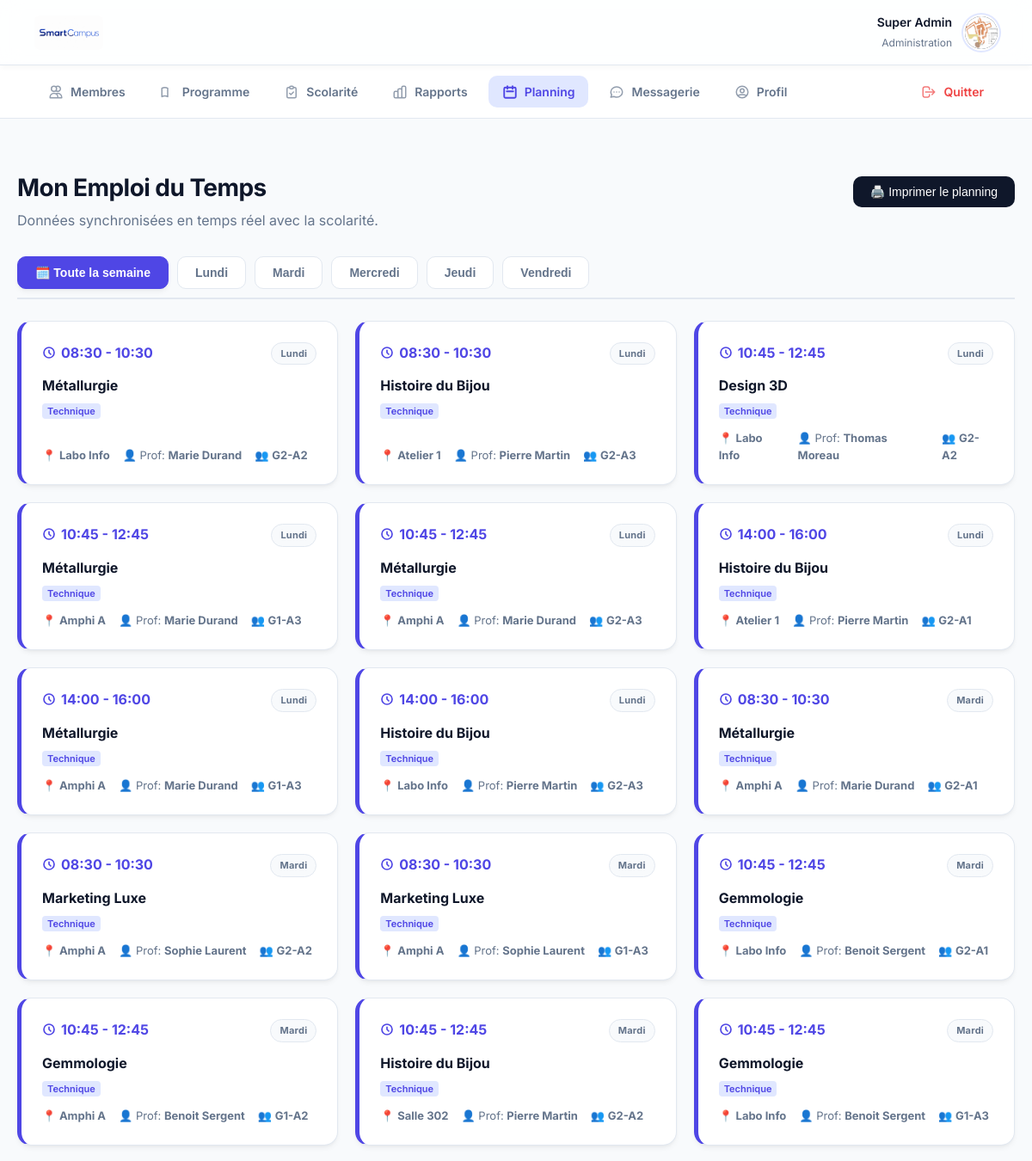
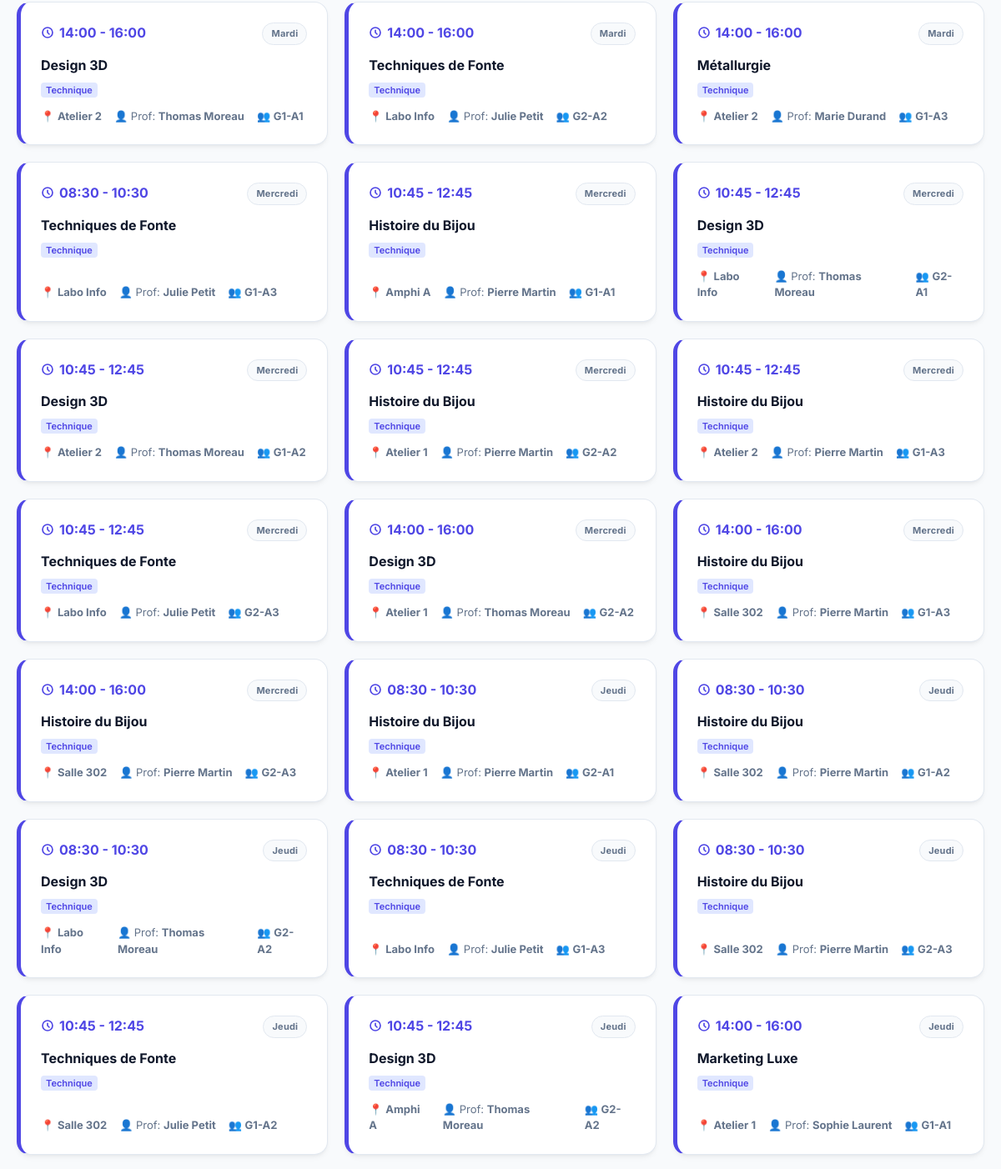
/planning.php (signed in, upper part), run on an earlier commit of the app's database (2 pictures, top to bottom).
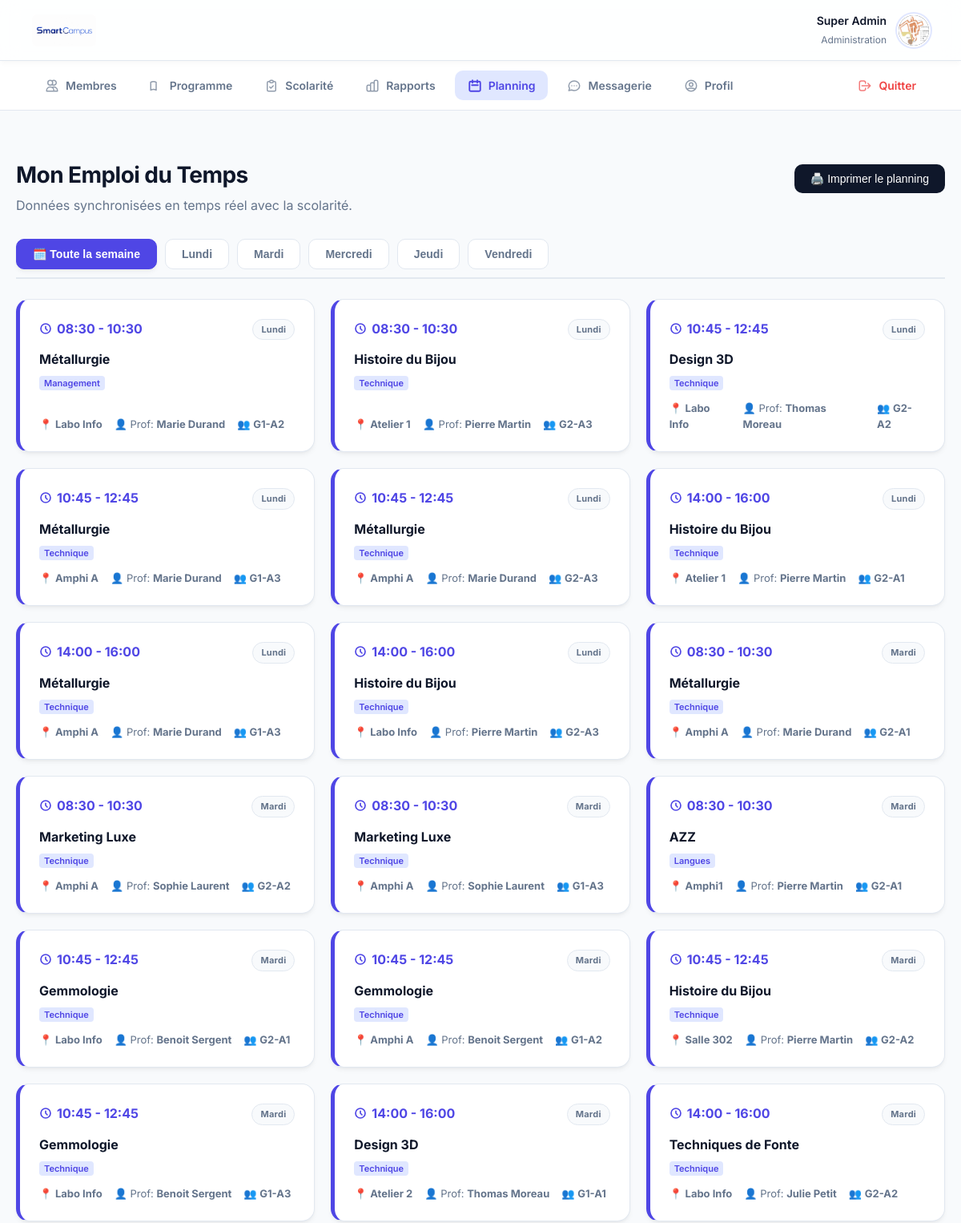
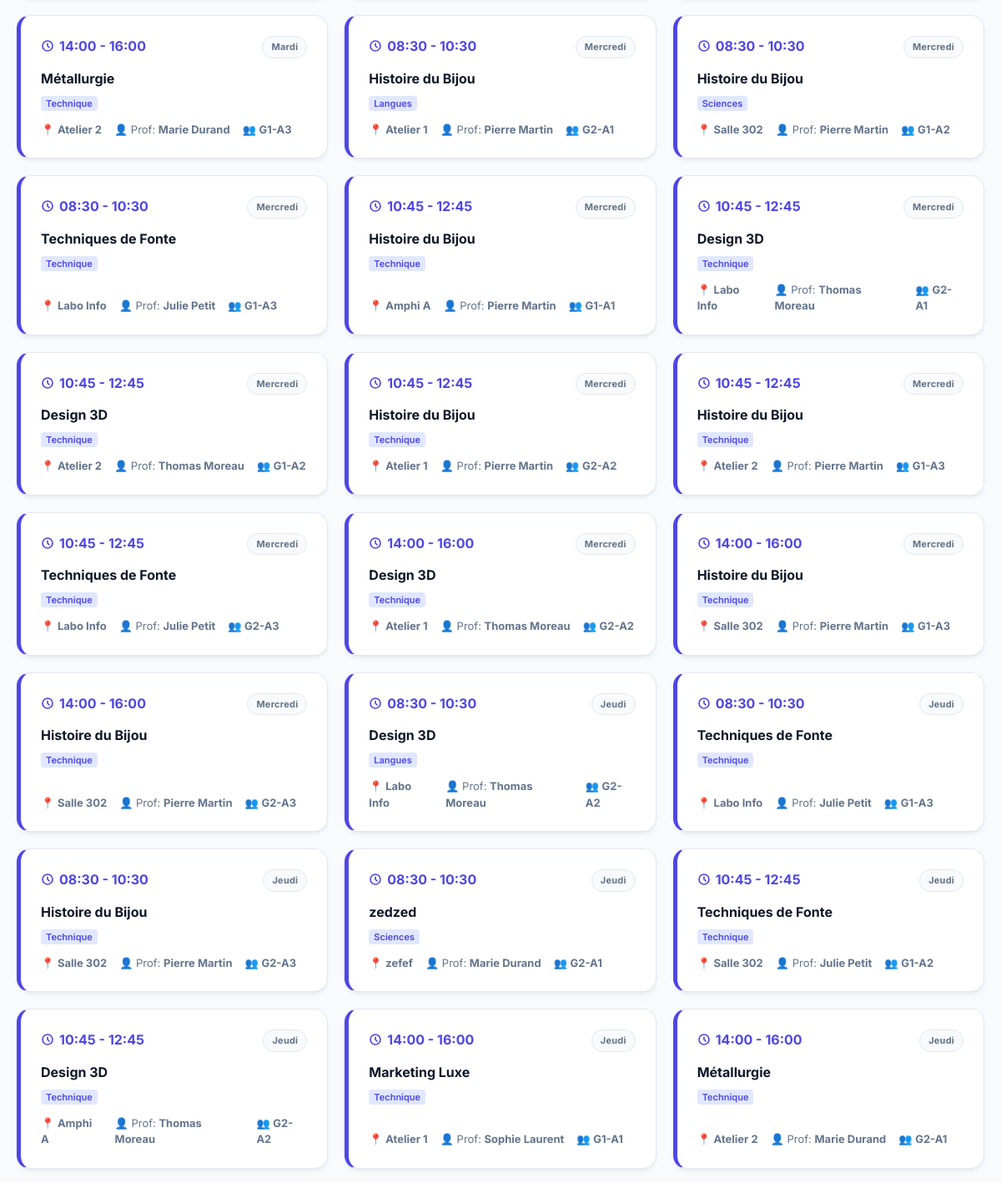
And on a later commit of the database (2 pictures, top to bottom).
### tables this page shows
CREATE TABLE cours (
        id INTEGER PRIMARY KEY AUTOINCREMENT,
        titre TEXT NOT NULL,
        categorie TEXT NOT NULL,
        description TEXT,
        groupe_id INTEGER,
        professeur_id INTEGER, jour VARCHAR(20) DEFAULT 'Lundi', heure_debut VARCHAR(10) DEFAULT '08:30', heure_fin VARCHAR(10) DEFAULT '10:30', salle VARCHAR(50) DEFAULT 'Non assignée',
        FOREIGN KEY(groupe_id) REFERENCES groupes(id) ON DELETE CASCADE,
        FOREIGN KEY(professeur_id) REFERENCES utilisateurs(id) ON DELETE SET NULL
    );

CREATE TABLE utilisateurs (
        id INTEGER PRIMARY KEY AUTOINCREMENT,
        prenom TEXT NOT NULL,
        nom TEXT NOT NULL,
        email TEXT UNIQUE NOT NULL,
        role TEXT CHECK(role IN ('etudiant', 'professeur', 'administrateur')) NOT NULL,
        mot_de_passe_hash TEXT NOT NULL,
        statut_compte TEXT DEFAULT 'actif',
        groupe_id INTEGER,
        FOREIGN KEY(groupe_id) REFERENCES groupes(id) ON DELETE SET NULL
    );

CREATE TABLE groupes (
        id INTEGER PRIMARY KEY AUTOINCREMENT,
        nom TEXT NOT NULL UNIQUE
    );

### menu.php (called while the page is built, shortened)
<?php
$mon_role = $_SESSION['role'];
?>

### planning.php (the view, shortened to what the changed rows need)
<?php
require_once 'db.php';
$mon_id = $_SESSION['utilisateur_id'];
$mon_role = $_SESSION['role'];
$order_sql = "
    ORDER BY
    CASE c.jour
        WHEN 'Lundi' THEN 1
        WHEN 'Mardi' THEN 2
        WHEN 'Mercredi' THEN 3
        WHEN 'Jeudi' THEN 4
        WHEN 'Vendredi' THEN 5
        ELSE 6
    END,
    c.heure_debut ASC
";
if ($mon_role === 'etudiant') {
    $stmt_plan = $db->prepare("
        SELECT c.*, u.nom as prof_nom, u.prenom as prof_prenom, g.nom as classe_nom
        FROM cours c
        LEFT JOIN utilisateurs u ON c.professeur_id = u.id
        JOIN groupes g ON c.groupe_id = g.id
        WHERE c.groupe_id = (SELECT groupe_id FROM utilisateurs WHERE id = ?)
        " . $order_sql . "
    ");
    $stmt_plan->execute([$mon_id]);
} else {
    $stmt_plan = $db->prepare("
        SELECT c.*, u.nom as prof_nom, u.prenom as prof_prenom, g.nom as classe_nom
        FROM cours c
        LEFT JOIN utilisateurs u ON c.professeur_id = u.id
        JOIN groupes g ON c.groupe_id = g.id
        " . $order_sql . "
    ");
    $stmt_plan->execute();
}
$tous_les_cours = $stmt_plan->fetchAll(PDO::FETCH_ASSOC);
?>
<!DOCTYPE html>
<html lang="fr">
<head>
    <link rel="stylesheet" href="style.css">
</head>
<body>
    <?php include 'menu.php'; ?>
    <div class="container">
        <div style="display:flex; justify-content:space-between; align-items:center; margin-bottom:30px;">
            <div>
                <h1>Mon Emploi du Temps</h1>
            </div>
        </div>
        <?php if (empty($tous_les_cours)): ?>
            <div class="card" style="text-align:center; padding:40px; color:var(--text-muted);">
                Aucun cours programmé dans votre calendrier actuellement.
            </div>
        <?php else: ?>
            <div class="planning-grid" id="planningGrid">
                <?php foreach($tous_les_cours as $c): ?>
                    <div class="card agenda-card" data-jour="<?= htmlspecialchars($c['jour'] ?? 'Lundi') ?>">
                        <div>
                            <div style="display:flex; justify-content:space-between; align-items:start;">
                                <div class="agenda-time">
                                    <svg xmlns="http://www.w3.org/2000/svg" width="16" height="16" fill="none" viewBox="0 0 24 24" stroke="currentColor" stroke-width="2.5">
                                        <path stroke-linecap="round" stroke-linejoin="round" d="M12 8v4l3 3m6-3a9 9 0 11-18 0 9 9 0 0118 0z" />
                                    </svg>
                                    <?= htmlspecialchars(substr($c['heure_debut'] ?? '00:00', 0, 5)) ?> - <?= htmlspecialchars(substr($c['heure_fin'] ?? '00:00', 0, 5)) ?>
                                </div>
                                <span class="badge badge-neutral" style="font-size:11px; font-weight:700;">
                                    <?= htmlspecialchars($c['jour'] ?? 'Lundi') ?>
                                </span>
                            </div>
                            <h3 style="margin:12px 0 4px 0; font-size:16px; font-weight:700; color:var(--text-main);">
                                <?= htmlspecialchars($c['titre']) ?>
                            </h3>
                            <span style="font-size:11px; font-weight:600; color:var(--primary); background:var(--primary-light); padding:2px 6px; border-radius:4px;">
                                <?= htmlspecialchars($c['categorie'] ?? 'Général') ?>
                            </span>
                        </div>
                        <div>
                            <div class="agenda-meta">
                                <span>📍 <strong><?= htmlspecialchars($c['salle'] ?? 'Non assignée') ?></strong></span>
                                <?php if ($mon_role === 'professeur'): ?>
                                    <span>👥 Classe: <strong><?= htmlspecialchars($c['classe_nom'] ?? '-') ?></strong></span>
                                <?php else:  ?>
                                    <span>👤 Prof: <strong><?= htmlspecialchars(trim(($c['prof_prenom'] ?? '') . ' ' . ($c['prof_nom'] ?? 'Enseignant'))) ?></strong></span>
                                    <?php if ($mon_role === 'administrateur'): ?>
                                        <span>👥 <strong><?= htmlspecialchars($c['classe_nom'] ?? '-') ?></strong></span>
                                    <?php endif; ?>
                                <?php endif; ?>
                            </div>
                        </div>
                    </div>
                <?php endforeach; ?>
            </div>
        <?php endif; ?>
    </div>
</body>
</html>

What changed in the data, as far as the page shows it:
changed cours: categorie "Technique" → "Management"; groupe.nom "G2-A2" → "G1-A2"
added cours: heure_debut "08:30", heure_fin "10:30", jour "Mardi", titre "AZZ", categorie "Langues", salle "Amphi1", professeur.nom "Pierre Martin", groupe.nom "G2-A1"
changed cours (number 20 of 39 on the later page): jour "Jeudi" → "Mercredi"; categorie "Technique" → "Langues"; moves up the list
changed cours (number 21 of 39 on the later page): jour "Jeudi" → "Mercredi"; categorie "Technique" → "Sciences"; moves up the list
changed cours (number 32 of 39 on the later page): categorie "Technique" → "Langues"
added cours: heure_debut "08:30", heure_fin "10:30", jour "Jeudi", titre "zedzed", categorie "Sciences", salle "zefef", professeur.nom "Marie Durand", groupe.nom "G2-A1"
now on this page (row unchanged): cours: heure_debut "14:00", heure_fin "16:00", jour "Jeudi", titre "Métallurgie", categorie "Technique", salle "Atelier 2", professeur.nom "Marie Durand", groupe.nom "G2-A1"
